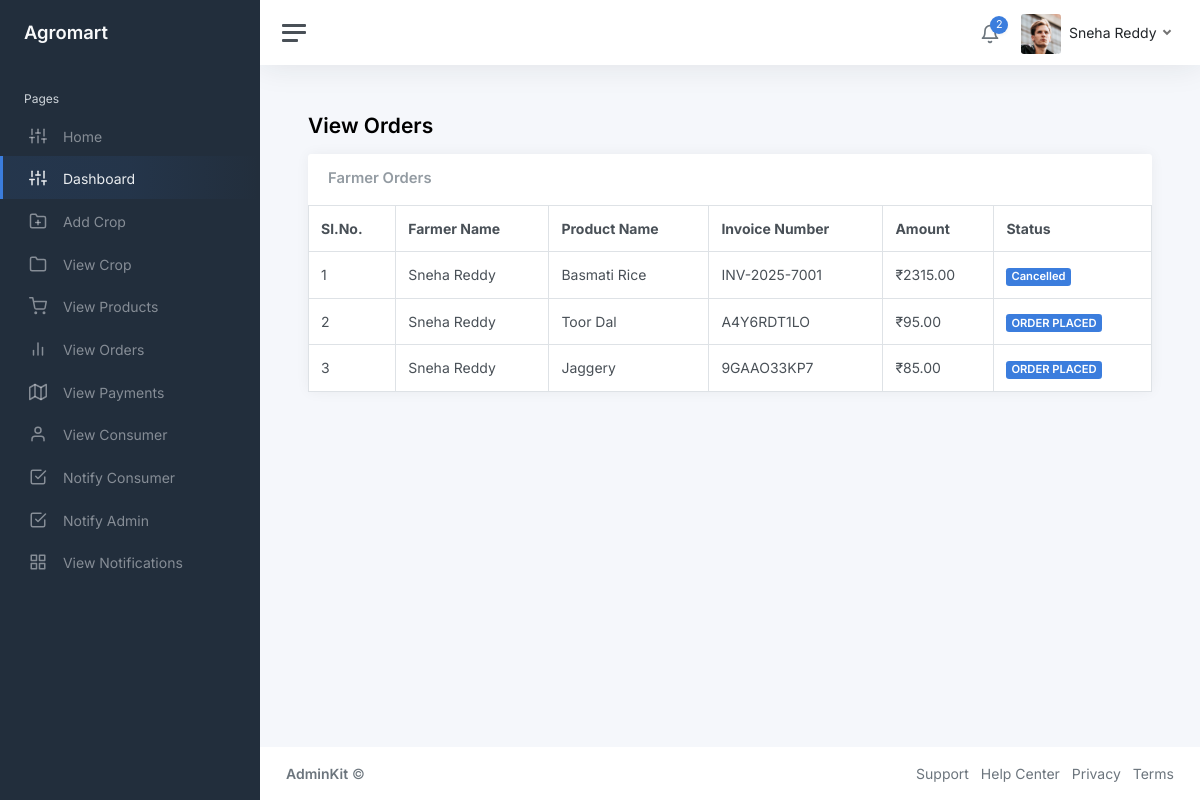
/farmer/view-orders.php (signed in), run on the app's committed database.
### tables this page shows
CREATE TABLE IF NOT EXISTS `orders` (
  `order_id` int NOT NULL AUTO_INCREMENT,
  `farmer_id` int NOT NULL,
  `product_id` int NOT NULL,
  `invoice_number` varchar(30) NOT NULL,
  `amount` int NOT NULL,
  `status` varchar(30) NOT NULL,
  `datetime` timestamp NOT NULL DEFAULT CURRENT_TIMESTAMP,
  PRIMARY KEY (`order_id`)
);

CREATE TABLE IF NOT EXISTS `farmers` (
  `farmer_id` int NOT NULL AUTO_INCREMENT,
  `farmer_name` varchar(30) NOT NULL,
  `farmer_email` varchar(30) NOT NULL,
  `farmer_contact_number` varchar(12) NOT NULL,
  `farmer_address` text NOT NULL,
  `farmer_username` varchar(30) NOT NULL,
  `farmer_password` varchar(30) NOT NULL,
  PRIMARY KEY (`farmer_id`)
);

CREATE TABLE IF NOT EXISTS `products` (
  `product_id` int NOT NULL AUTO_INCREMENT,
  `product_name` varchar(30) NOT NULL,
  `product_description` text NOT NULL,
  `product_amount` int NOT NULL,
  `consumer_id` int NOT NULL,
  `image_location` text NOT NULL,
  PRIMARY KEY (`product_id`)
);

### farmer/view-orders.php (the view, shortened to what this page needs)
<?php
include './includes/connection.php';
?>
<!DOCTYPE html>
<html lang="en">
<head>
	<link href="css/app.css" rel="stylesheet">
</head>
<body>
	<div class="wrapper">
		<?php include('./includes/sidebar.php'); ?>
		<div class="main">
			<?php include('./includes/navbar.php'); ?>
			<main class="content">
				<div class="container-fluid p-0">
					<h1 class="h3 mb-3"><strong>View Orders</strong></h1>
					<div class="row">
						<div class="col-12 d-flex">
							<div class="card flex-fill">
								<div class="card-header">
									<h5 class="card-title mb-0">Farmer Orders</h5>
								</div>
								<table class="table table-bordered my-0">
									<thead>
										<tr>
											<th>Sl.No.</th>
											<th class="d-none d-xl-table-cell">Farmer Name</th>
											<th class="d-none d-xl-table-cell">Product Name</th>
											<th class="d-none d-xl-table-cell">Invoice Number</th>
											<th class="d-none d-xl-table-cell">Amount</th>
											<th>Status</th>
										</tr>
									</thead>
									<tbody>
										<?php
											$id=$_SESSION['farmer_id'];
											$query=mysqli_query($con,"SELECT f.farmer_name, p.product_name, o.invoice_number, o.amount, o.status from orders O
											left join farmers F on O.farmer_id=F.farmer_id
											left join products P on P.product_id=O.product_id where F.farmer_id=$id") or die(mysqli_error($con));
											if(mysqli_num_rows($query)){
												$i=1;
												while($row=mysqli_fetch_array($query)){
										?>
										<tr>
											<td><?php echo $i; ?></td>
											<td class="d-none d-xl-table-cell"><?php echo $row['farmer_name']; ?></td>
											<td class="d-none d-xl-table-cell"><?php echo $row['product_name']; ?></td>
											<td class="d-none d-xl-table-cell"><?php echo $row['invoice_number']; ?></td>
											<td class="d-none d-md-table-cell">&#8377;<?php echo $row['amount']; ?>.00</td>
											<td><span class="badge bg-primary"><?php echo $row['status']; ?></span></td>
										</tr>
										<?php
												$i++;
												}
											}
										?>
									</tbody>
								</table>
							</div>
						</div>
					</div>
				</div>
			</main>
			<?php include('./includes/footer.php'); ?>
		</div>
	</div>
</body>
</html>

### data on the page
orders: farmer.farmer_name "Sneha Reddy", product.product_name "Basmati Rice", invoice_number "INV-2025-7001", amount "2315", status "Cancelled"
orders: farmer.farmer_name "Sneha Reddy", product.product_name "Toor Dal", invoice_number "A4Y6RDT1LO", amount "95", status "ORDER PLACED"
orders: farmer.farmer_name "Sneha Reddy", product.product_name "Jaggery", invoice_number "9GAAO33KP7", amount "85", status "ORDER PLACED"

### other printed values
$Count "2"
$Name "Sneha Reddy"
